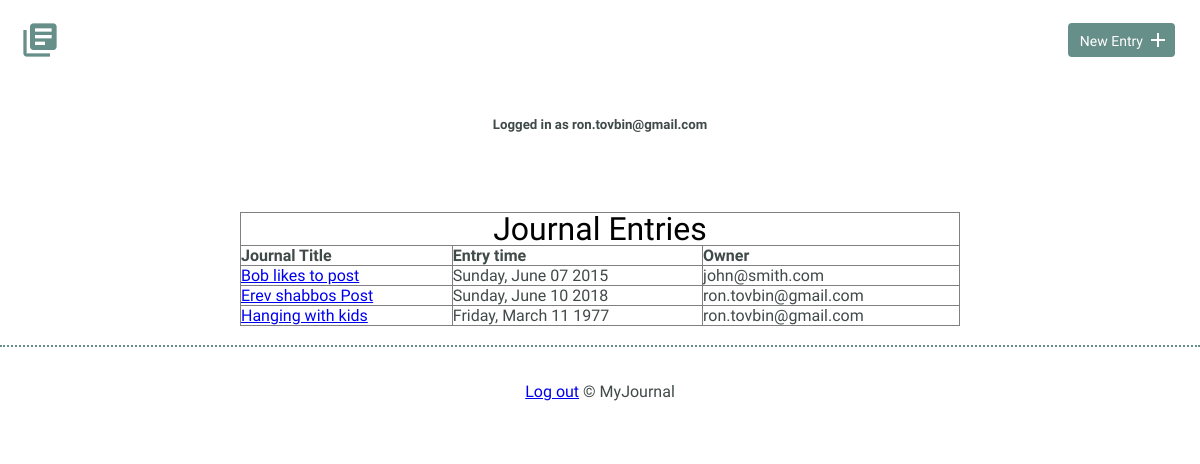
Screenshot of /entries (signed in) with the database file from the repository.
### models.py (models this page shows, shortened)
class User(UserMixin, Model):
    email = CharField(unique=True)
    password = CharField(max_length=100)
    joined_at = DateTimeField(default=datetime.datetime.now)
    is_admin = BooleanField(default=False)
    class Meta:
        database = DATABASE
        order_by = ('-joined_at',)

class Journal(Model):
    title     =  CharField(max_length=100)
    user = ForeignKeyField(
        model=User,
        related_name='entries'
    )
    entrydate = DateTimeField(default=datetime.datetime.now)
    timespent = FloatField()
    learned   =  CharField(max_length=1000)
    resources = TextField(default=None)
    class Meta:
        database = DATABASE
        order_by = ('-entrydate',)

### app.py (the view)
@app.route('/entries/<int:entry_id>', methods=('GET', 'POST'))
@app.route('/entries')
def entries(entry_id=None):
    if not entry_id:
           entries = models.Journal.select().limit(100)
           return render_template('index.html', entries=entries)
    else:
        entry = models.Journal.get(models.Journal.id == entry_id)
        return render_template('detail.html', entry=entry)

### app.py (called while the page is built)
@login_manager.user_loader
def load_user(userid):
    try:
        return models.User.get(models.User.id == userid)
    except models.DoesNotExist:
        return None

@app.before_request
def before_request():
    g.db = models.DATABASE
    g.db.connect()
    g.user = current_user

@app.after_request
def after_request(response):
    g.db.close()
    return response

### templates/index.html
{% extends "layout.html" %}
{% block content %}
<table align="center" border="1" width="60%">
 <tr align="center"><td  colspan="3"><h2>Journal Entries<h2></h2></td></tr>
 <tr  style="font-weight:bold">
 <td>Journal Title</td>
 <td>Entry time</td>
     <td>Owner</td>
 </tr>
{% for entry in entries %}
    <tr>
        <td>
            <a href="{{ url_for('entries',entry_id=entry.id) }}">{{ entry.title }}</a>
        </td>
        <td>
          <time datetime="{{ entry.entrydate }}">{{ entry.entrydate.strftime('%A, %B %d %Y') }}</time>
       </td>
        <td>
           {{ entry.user.email  }}
       </td>
    </tr>
{% endfor %}
</table>
<br>
{% endblock %}

### templates/layout.html (shortened to what this page needs)
<!DOCTYPE html>
<html>
    <head>
        <link rel="stylesheet" href="/staic/css/normalize.css">
        <link rel="stylesheet" href="/static/css/site.css">
    </head>
    <body>
        <header>
            <div class="container" align="center">
                <div class="site-header">
                    <a class="logo" href="{{ url_for('index') }}"><i class="material-icons">library_books</i></a>
                    <a class="button icon-right" href="{{ url_for('newentry') }}"><span>New Entry</span> <i class="material-icons">add</i></a>
                </div>
                    <div class="site-header">
                <h5> {% if current_user.is_authenticated %}
                              Logged in as {{ current_user.email }}
                    {% endif %}
                </h5>
              </div>
           </div>
        </header>
        <div>
               {% block content %}{% endblock %}
        </div>
        <footer>
            <div>
                {% if  current_user.is_authenticated %}
                          <a href="{{ url_for('logout') }}"  title="Log out">Log out</a>
                {% else %}
                   <a href="{{ url_for('register') }}"  title="Register">Register</a>
                   <a href="{{ url_for('login') }}"  title="Login">Login</a>
                {% endif %}
                &copy; MyJournal
            </div>
        </footer>
    </body>
</html>

### static/css/site.css (style rules this page uses)
body { font-size: 16px; color: #404a49; font-family: 'Cousine', serif; font-weight: 400; }
.container { margin: 0 auto; padding: 0 25px; }
header .site-header { margin: 0 auto; height: 95px; }
header .logo i { color: #678f89; margin: 20px 0 0 -5px; float: left; font-size: 40px; }
header .button { float: right; margin: 33px 0 0 0; }
footer { text-align: center; padding: 35px 0; border-top: 2px dotted #678f89; }
.button { padding: 8px 10px 6px 10px; background: #678f89; border: 2px solid #678f89; border-radius: 4px; text-decoration: none; color: #FFF; position: relative; text-align: center; font-size: 14px; }
.button.icon-right { padding-right: 30px; top: -10px; }
.button.icon-right i { position: absolute; top: 3px; right: 3px; }
h1, h2, h3 { margin: 0; font-weight: 400; line-height: 1em; color: #000; }
h2 { font-size: 32px; }

### rows the page displays
User: email "ron.tovbin@gmail.com"
Journal: title "Bob likes to post", entrydate "Sunday, June 07 2015", user.email "john@smith.com"
Journal: title "Erev shabbos Post", entrydate "Sunday, June 10 2018", user.email "ron.tovbin@gmail.com"
Journal: title "Hanging with kids", entrydate "Friday, March 11 1977", user.email "ron.tovbin@gmail.com"
